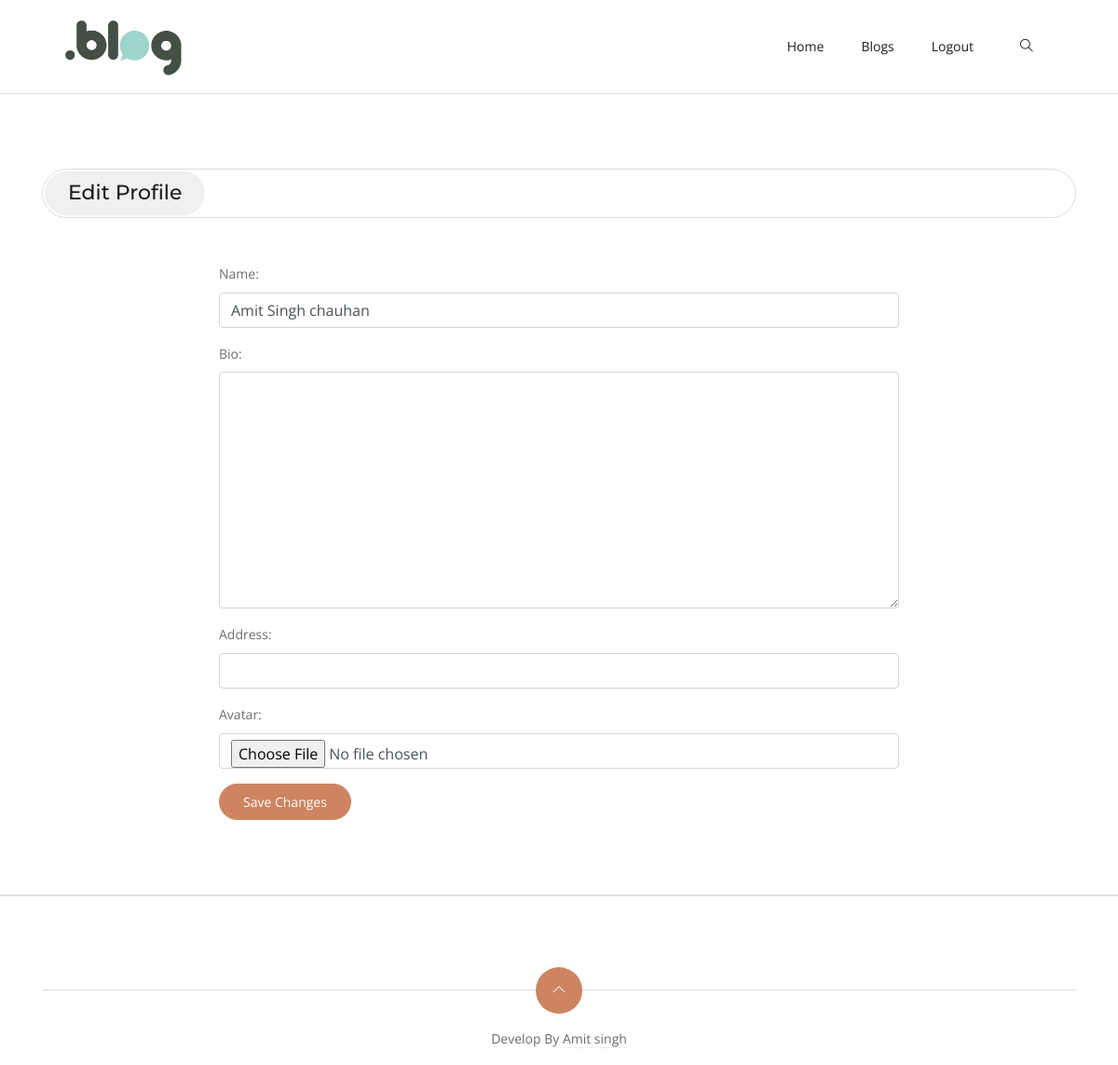
The app's page /profile-edit/ (signed in), older data.
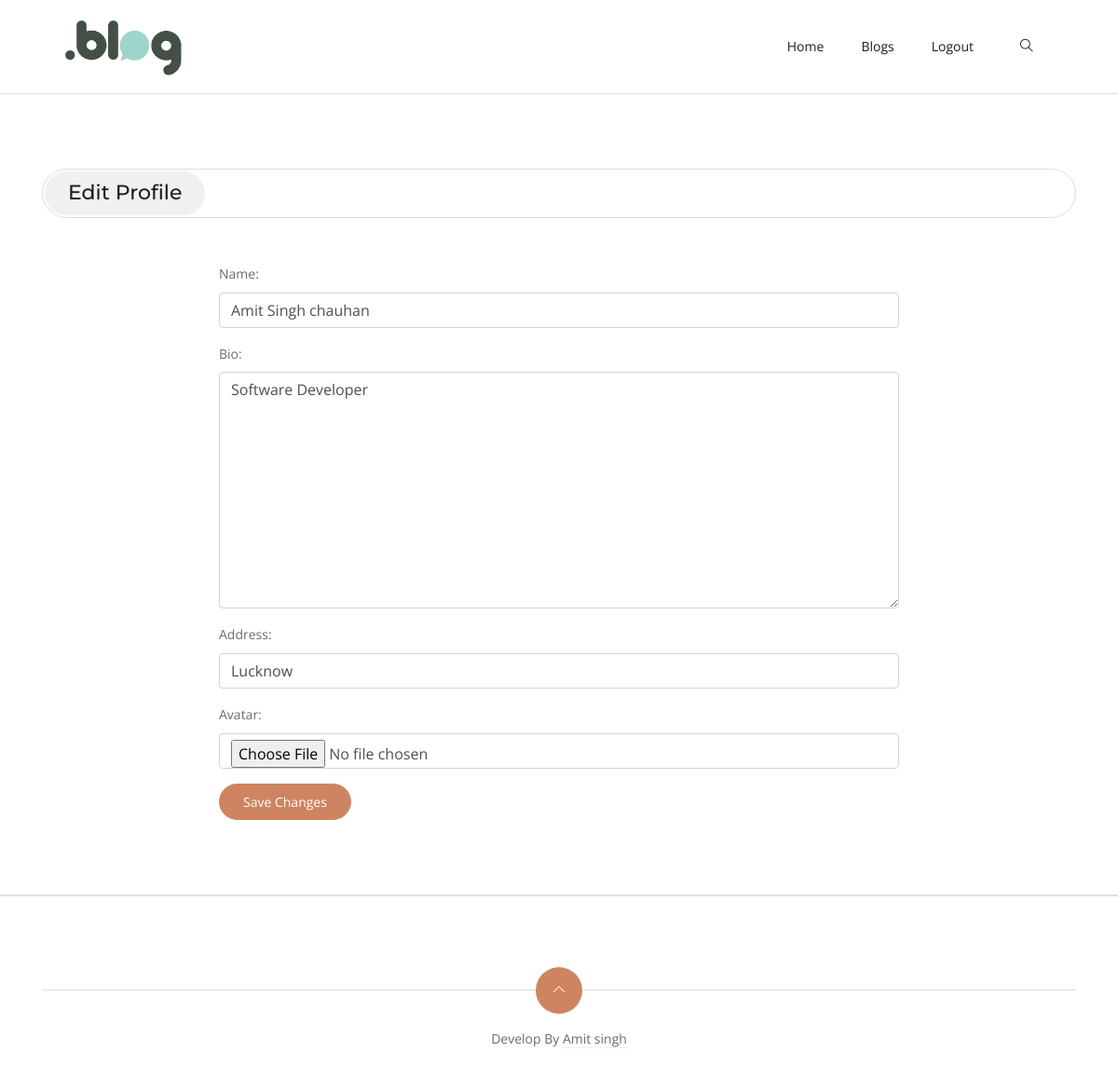
The same page, newer data.
### accounts/models.py (models this page shows, shortened)
class UserProfile(models.Model):
    user = models.OneToOneField(User, on_delete=models.CASCADE)
    bio = models.TextField(null=True)
    avatar = models.ImageField(null=True, default="avatar.svg", upload_to="profile")
    address = models.CharField(max_length=200, null=True)

### accounts/views.py (the view)
# urls.py: path("profile-edit/", views.edit_profile, name="profile-edit"),
@login_required
def edit_profile(request):
    user_profile = UserProfile.objects.get(user=request.user)
    if request.method == "POST":
        profile_form = UserProfileForm(
            request.POST, request.FILES, instance=user_profile
        )
        user_form = UserForm(request.POST, instance=request.user)
        if profile_form.is_valid() and user_form.is_valid():
            profile_form.save()
            user_form.save()
            messages.success(request, "update successful!")
            return redirect("profile")
    else:
        profile_form = UserProfileForm(instance=user_profile)
        user_form = UserForm(instance=request.user)
    return render(
        request,
        "profile-edit.html",
        {
            "profile_form": profile_form,
            "user_form": user_form,
            "user_profile": user_profile,
        },
    )

### accounts/forms.py (shortened to what this page needs)
class UserProfileForm(forms.ModelForm):
    avatar = forms.ImageField(
        required=False,
        error_messages={"invalid": ("image files only")},
        widget=forms.FileInput,
    )
    class Meta:
        model = UserProfile
        fields = [
            "bio",
            "address",
            "avatar",
        ]
    def __init__(self, *args, **kwargs):
        super(UserProfileForm, self).__init__(*args, **kwargs)
        for field in self.fields:
            self.fields[field].widget.attrs["class"] = "form-control"

class UserForm(forms.ModelForm):
    class Meta:
        model = User
        fields = [
            "name",
        ]

### accounts/templates/profile-edit.html (shortened to what this page needs)
{% extends 'base.html' %}
{% load static %}
{% block content %}
  <section class="section-sm border-bottom">
    <div class="container">
      <div class="row">
        <div class="col-12">
          <div class="title-bordered mb-5">
            <h1 class="h4">Edit Profile</h1>
          </div>
        </div>
        <div class="col-lg-8 offset-lg-2">
          <form method="post" enctype="multipart/form-data">
            {{ user_form.as_p }}
            {{ profile_form.as_p }}
            <button type="submit" class="btn btn-primary">Save Changes</button>
          </form>
        </div>
      </div>
    </div>
  </section>
{% endblock %}

Row changes from the older to the newer data that the page shows:
changed UserProfile: bio (not shown) → "Software Developer"; address (not shown) → "Lucknow"
